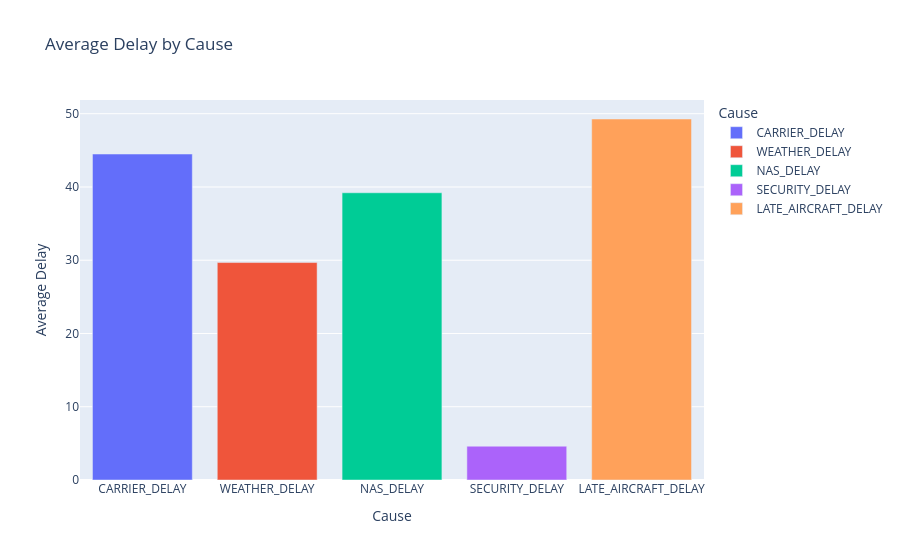

Source (notebook cell):
### Markdown cell above
**f. Delay Causes Breakdown**

### Code cell
cause_cols = [
    "CARRIER_DELAY",
    "WEATHER_DELAY",
    "NAS_DELAY",
    "SECURITY_DELAY",
    "LATE_AIRCRAFT_DELAY"
]

cause_avg = df[cause_cols].mean().reset_index()
cause_avg.columns = ["Cause", "Average Delay"]

fig = px.bar(
    cause_avg,
    x="Cause",
    y="Average Delay",
    color="Cause",
    title="Average Delay by Cause"
)

fig.show()

### Figure 1 — Plotly figure (JSON) as saved in the notebook; plotly's stock layout.template omitted (floating-point values rounded to 4 significant figures)
{"data": [{"hovertemplate": "Cause=%{x}<br>Average Delay=%{y}<extra></extra>", "legendgroup": "CARRIER_DELAY", "marker": {"color": "#636efa", "pattern": {"shape": ""}}, "name": "CARRIER_DELAY", "orientation": "v", "showlegend": true, "textposition": "auto", "type": "bar", "x": ["CARRIER_DELAY"], "xaxis": "x", "y": [44.5], "yaxis": "y"}, {"hovertemplate": "Cause=%{x}<br>Average Delay=%{y}<extra></extra>", "legendgroup": "WEATHER_DELAY", "marker": {"color": "#EF553B", "pattern": {"shape": ""}}, "name": "WEATHER_DELAY", "orientation": "v", "showlegend": true, "textposition": "auto", "type": "bar", "x": ["WEATHER_DELAY"], "xaxis": "x", "y": [29.68], "yaxis": "y"}, {"hovertemplate": "Cause=%{x}<br>Average Delay=%{y}<extra></extra>", "legendgroup": "NAS_DELAY", "marker": {"color": "#00cc96", "pattern": {"shape": ""}}, "name": "NAS_DELAY", "orientation": "v", "showlegend": true, "textposition": "auto", "type": "bar", "x": ["NAS_DELAY"], "xaxis": "x", "y": [39.21], "yaxis": "y"}, {"hovertemplate": "Cause=%{x}<br>Average Delay=%{y}<extra></extra>", "legendgroup": "SECURITY_DELAY", "marker": {"color": "#ab63fa", "pattern": {"shape": ""}}, "name": "SECURITY_DELAY", "orientation": "v", "showlegend": true, "textposition": "auto", "type": "bar", "x": ["SECURITY_DELAY"], "xaxis": "x", "y": [4.617], "yaxis": "y"}, {"hovertemplate": "Cause=%{x}<br>Average Delay=%{y}<extra></extra>", "legendgroup": "LATE_AIRCRAFT_DELAY", "marker": {"color": "#FFA15A", "pattern": {"shape": ""}}, "name": "LATE_AIRCRAFT_DELAY", "orientation": "v", "showlegend": true, "textposition": "auto", "type": "bar", "x": ["LATE_AIRCRAFT_DELAY"], "xaxis": "x", "y": [49.28], "yaxis": "y"}], "layout": {"barmode": "relative", "legend": {"title": {"text": "Cause"}, "tracegroupgap": 0}, "title": {"text": "Average Delay by Cause"}, "xaxis": {"anchor": "y", "categoryarray": ["CARRIER_DELAY", "WEATHER_DELAY", "NAS_DELAY", "SECURITY_DELAY", "LATE_AIRCRAFT_DELAY"], "categoryorder": "array", "domain": [0, 1], "title": {"text": "Cause"}}, "yaxis": {"anchor": "x", "domain": [0, 1], "title": {"text": "Average Delay"}}}}
